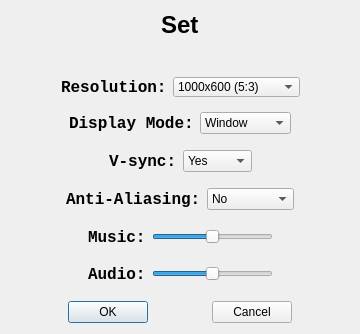
<?xml version="1.0" encoding="UTF-8"?>
<ui version="4.0">
 <class>SetDialog</class>
 <widget class="QDialog" name="SetDialog">
  <property name="geometry">
   <rect>
    <x>0</x>
    <y>0</y>
    <width>360</width>
    <height>334</height>
   </rect>
  </property>
  <property name="windowTitle">
   <string>Dialog</string>
  </property>
  <layout class="QVBoxLayout" name="verticalLayout_2">
   <item>
    <layout class="QVBoxLayout" name="verticalLayout">
     <item>
      <layout class="QHBoxLayout" name="horizontalLayout_7">
       <item>
        <spacer name="horizontalSpacer_13">
         <property name="orientation">
          <enum>Qt::Horizontal</enum>
         </property>
         <property name="sizeHint" stdset="0">
          <size>
           <width>40</width>
           <height>20</height>
          </size>
         </property>
        </spacer>
       </item>
       <item>
        <widget class="QLabel" name="label">
         <property name="font">
          <font>
           <family>Arial</family>
           <pointsize>18</pointsize>
           <weight>75</weight>
           <bold>true</bold>
          </font>
         </property>
         <property name="text">
          <string>Set</string>
         </property>
        </widget>
       </item>
       <item>
        <spacer name="horizontalSpacer_14">
         <property name="orientation">
          <enum>Qt::Horizontal</enum>
         </property>
         <property name="sizeHint" stdset="0">
          <size>
           <width>40</width>
           <height>20</height>
          </size>
         </property>
        </spacer>
       </item>
      </layout>
     </item>
     <item>
      <spacer name="verticalSpacer">
       <property name="orientation">
        <enum>Qt::Vertical</enum>
       </property>
       <property name="sizeHint" stdset="0">
        <size>
         <width>20</width>
         <height>40</height>
        </size>
       </property>
      </spacer>
     </item>
     <item>
      <layout class="QHBoxLayout" name="horizontalLayout">
       <item>
        <spacer name="horizontalSpacer">
         <property name="orientation">
          <enum>Qt::Horizontal</enum>
         </property>
         <property name="sizeHint" stdset="0">
          <size>
           <width>40</width>
           <height>20</height>
          </size>
         </property>
        </spacer>
       </item>
       <item>
        <widget class="QLabel" name="label_2">
         <property name="font">
          <font>
           <family>Consolas</family>
           <pointsize>12</pointsize>
           <weight>75</weight>
           <bold>true</bold>
          </font>
         </property>
         <property name="text">
          <string>Resolution:</string>
         </property>
        </widget>
       </item>
       <item>
        <widget class="QComboBox" name="resolutionComboBox">
         <property name="minimumSize">
          <size>
           <width>121</width>
           <height>20</height>
          </size>
         </property>
         <item>
          <property name="text">
           <string>1000x600 (5:3)</string>
          </property>
         </item>
         <item>
          <property name="text">
           <string>640x480 (4:3)</string>
          </property>
         </item>
         <item>
          <property name="text">
           <string>800x600 (4:3)</string>
          </property>
         </item>
         <item>
          <property name="text">
           <string>1024x768 (4:3)</string>
          </property>
         </item>
         <item>
          <property name="text">
           <string>1280x720 (16:9)</string>
          </property>
         </item>
         <item>
          <property name="text">
           <string>1366x768 (16:9)</string>
          </property>
         </item>
         <item>
          <property name="text">
           <string>1440x900 (16:10)</string>
          </property>
         </item>
         <item>
          <property name="text">
           <string>1920x1080 (16:9)</string>
          </property>
         </item>
        </widget>
       </item>
       <item>
        <spacer name="horizontalSpacer_2">
         <property name="orientation">
          <enum>Qt::Horizontal</enum>
         </property>
         <property name="sizeHint" stdset="0">
          <size>
           <width>40</width>
           <height>20</height>
          </size>
         </property>
        </spacer>
       </item>
      </layout>
     </item>
     <item>
      <spacer name="verticalSpacer_2">
       <property name="orientation">
        <enum>Qt::Vertical</enum>
       </property>
       <property name="sizeHint" stdset="0">
        <size>
         <width>20</width>
         <height>18</height>
        </size>
       </property>
      </spacer>
     </item>
     <item>
      <layout class="QHBoxLayout" name="horizontalLayout_2">
       <item>
        <spacer name="horizontalSpacer_3">
         <property name="orientation">
          <enum>Qt::Horizontal</enum>
         </property>
         <property name="sizeHint" stdset="0">
          <size>
           <width>40</width>
           <height>20</height>
          </size>
         </property>
        </spacer>
       </item>
       <item>
        <widget class="QLabel" name="label_3">
         <property name="font">
          <font>
           <family>Consolas</family>
           <pointsize>12</pointsize>
           <weight>75</weight>
           <bold>true</bold>
          </font>
         </property>
         <property name="text">
          <string>Display Mode:</string>
         </property>
        </widget>
       </item>
       <item>
        <widget class="QComboBox" name="displayModeComboBox">
         <property name="minimumSize">
          <size>
           <width>91</width>
           <height>22</height>
          </size>
         </property>
         <item>
          <property name="text">
           <string>Window</string>
          </property>
         </item>
         <item>
          <property name="text">
           <string>FullScreen</string>
          </property>
         </item>
        </widget>
       </item>
       <item>
        <spacer name="horizontalSpacer_4">
         <property name="orientation">
          <enum>Qt::Horizontal</enum>
         </property>
         <property name="sizeHint" stdset="0">
          <size>
           <width>40</width>
           <height>20</height>
          </size>
         </property>
        </spacer>
       </item>
      </layout>
     </item>
     <item>
      <spacer name="verticalSpacer_3">
       <property name="orientation">
        <enum>Qt::Vertical</enum>
       </property>
       <property name="sizeHint" stdset="0">
        <size>
         <width>20</width>
         <height>18</height>
        </size>
       </property>
      </spacer>
     </item>
     <item>
      <layout class="QHBoxLayout" name="horizontalLayout_3">
       <item>
        <spacer name="horizontalSpacer_5">
         <property name="orientation">
          <enum>Qt::Horizontal</enum>
         </property>
         <property name="sizeHint" stdset="0">
          <size>
           <width>40</width>
           <height>20</height>
          </size>
         </property>
        </spacer>
       </item>
       <item>
        <widget class="QLabel" name="label_4">
         <property name="font">
          <font>
           <family>Consolas</family>
           <pointsize>12</pointsize>
           <weight>75</weight>
           <bold>true</bold>
          </font>
         </property>
         <property name="text">
          <string>V-sync:</string>
         </property>
        </widget>
       </item>
       <item>
        <widget class="QComboBox" name="vsyncComboBox">
         <property name="minimumSize">
          <size>
           <width>69</width>
           <height>22</height>
          </size>
         </property>
         <item>
          <property name="text">
           <string>Yes</string>
          </property>
         </item>
         <item>
          <property name="text">
           <string>No</string>
          </property>
         </item>
        </widget>
       </item>
       <item>
        <spacer name="horizontalSpacer_6">
         <property name="orientation">
          <enum>Qt::Horizontal</enum>
         </property>
         <property name="sizeHint" stdset="0">
          <size>
           <width>40</width>
           <height>20</height>
          </size>
         </property>
        </spacer>
       </item>
      </layout>
     </item>
     <item>
      <spacer name="verticalSpacer_4">
       <property name="orientation">
        <enum>Qt::Vertical</enum>
       </property>
       <property name="sizeHint" stdset="0">
        <size>
         <width>20</width>
         <height>18</height>
        </size>
       </property>
      </spacer>
     </item>
     <item>
      <layout class="QHBoxLayout" name="horizontalLayout_4">
       <item>
        <spacer name="horizontalSpacer_7">
         <property name="orientation">
          <enum>Qt::Horizontal</enum>
         </property>
         <property name="sizeHint" stdset="0">
          <size>
           <width>40</width>
           <height>20</height>
          </size>
         </property>
        </spacer>
       </item>
       <item>
        <widget class="QLabel" name="label_5">
         <property name="font">
          <font>
           <family>Consolas</family>
           <pointsize>12</pointsize>
           <weight>75</weight>
           <bold>true</bold>
          </font>
         </property>
         <property name="text">
          <string>Anti-Aliasing:</string>
         </property>
        </widget>
       </item>
       <item>
        <widget class="QComboBox" name="aaComboBox">
         <property name="minimumSize">
          <size>
           <width>69</width>
           <height>22</height>
          </size>
         </property>
         <item>
          <property name="text">
           <string>No</string>
          </property>
         </item>
         <item>
          <property name="text">
           <string>2x MSAA</string>
          </property>
         </item>
         <item>
          <property name="text">
           <string>4x MSAA</string>
          </property>
         </item>
         <item>
          <property name="text">
           <string>8x MSAA</string>
          </property>
         </item>
         <item>
          <property name="text">
           <string>16x MSAA</string>
          </property>
         </item>
        </widget>
       </item>
       <item>
        <spacer name="horizontalSpacer_8">
         <property name="orientation">
          <enum>Qt::Horizontal</enum>
         </property>
         <property name="sizeHint" stdset="0">
          <size>
           <width>40</width>
           <height>20</height>
          </size>
         </property>
        </spacer>
       </item>
      </layout>
     </item>
     <item>
      <spacer name="verticalSpacer_5">
       <property name="orientation">
        <enum>Qt::Vertical</enum>
       </property>
       <property name="sizeHint" stdset="0">
        <size>
         <width>20</width>
         <height>18</height>
        </size>
       </property>
      </spacer>
     </item>
     <item>
      <layout class="QHBoxLayout" name="horizontalLayout_5">
       <item>
        <spacer name="horizontalSpacer_9">
         <property name="orientation">
          <enum>Qt::Horizontal</enum>
         </property>
         <property name="sizeHint" stdset="0">
          <size>
           <width>40</width>
           <height>20</height>
          </size>
         </property>
        </spacer>
       </item>
       <item>
        <widget class="QLabel" name="label_6">
         <property name="font">
          <font>
           <family>Consolas</family>
           <pointsize>12</pointsize>
           <weight>75</weight>
           <bold>true</bold>
          </font>
         </property>
         <property name="text">
          <string>Music:</string>
         </property>
        </widget>
       </item>
       <item>
        <widget class="QSlider" name="musicHorizontalSlider">
         <property name="minimumSize">
          <size>
           <width>121</width>
           <height>22</height>
          </size>
         </property>
         <property name="maximum">
          <number>100</number>
         </property>
         <property name="value">
          <number>50</number>
         </property>
         <property name="orientation">
          <enum>Qt::Horizontal</enum>
         </property>
        </widget>
       </item>
       <item>
        <spacer name="horizontalSpacer_10">
         <property name="orientation">
          <enum>Qt::Horizontal</enum>
         </property>
         <property name="sizeHint" stdset="0">
          <size>
           <width>40</width>
           <height>20</height>
          </size>
         </property>
        </spacer>
       </item>
      </layout>
     </item>
     <item>
      <spacer name="verticalSpacer_6">
       <property name="orientation">
        <enum>Qt::Vertical</enum>
       </property>
       <property name="sizeHint" stdset="0">
        <size>
         <width>20</width>
         <height>18</height>
        </size>
       </property>
      </spacer>
     </item>
     <item>
      <layout class="QHBoxLayout" name="horizontalLayout_6">
       <item>
        <spacer name="horizontalSpacer_11">
         <property name="orientation">
          <enum>Qt::Horizontal</enum>
         </property>
         <property name="sizeHint" stdset="0">
          <size>
           <width>40</width>
           <height>20</height>
          </size>
         </property>
        </spacer>
       </item>
       <item>
        <widget class="QLabel" name="label_7">
         <property name="font">
          <font>
           <family>Consolas</family>
           <pointsize>12</pointsize>
           <weight>75</weight>
           <bold>true</bold>
          </font>
         </property>
         <property name="text">
          <string>Audio:</string>
         </property>
        </widget>
       </item>
       <item>
        <widget class="QSlider" name="audioHorizontalSlider">
         <property name="minimumSize">
          <size>
           <width>121</width>
           <height>22</height>
          </size>
         </property>
         <property name="maximum">
          <number>100</number>
         </property>
         <property name="value">
          <number>50</number>
         </property>
         <property name="orientation">
          <enum>Qt::Horizontal</enum>
         </property>
        </widget>
       </item>
       <item>
        <spacer name="horizontalSpacer_12">
         <property name="orientation">
          <enum>Qt::Horizontal</enum>
         </property>
         <property name="sizeHint" stdset="0">
          <size>
           <width>40</width>
           <height>20</height>
          </size>
         </property>
        </spacer>
       </item>
      </layout>
     </item>
     <item>
      <spacer name="verticalSpacer_7">
       <property name="orientation">
        <enum>Qt::Vertical</enum>
       </property>
       <property name="sizeHint" stdset="0">
        <size>
         <width>20</width>
         <height>18</height>
        </size>
       </property>
      </spacer>
     </item>
     <item>
      <layout class="QHBoxLayout" name="horizontalLayout_8">
       <item>
        <spacer name="horizontalSpacer_15">
         <property name="orientation">
          <enum>Qt::Horizontal</enum>
         </property>
         <property name="sizeHint" stdset="0">
          <size>
           <width>40</width>
           <height>20</height>
          </size>
         </property>
        </spacer>
       </item>
       <item>
        <widget class="QPushButton" name="okBtn">
         <property name="text">
          <string>OK</string>
         </property>
        </widget>
       </item>
       <item>
        <spacer name="horizontalSpacer_16">
         <property name="orientation">
          <enum>Qt::Horizontal</enum>
         </property>
         <property name="sizeHint" stdset="0">
          <size>
           <width>40</width>
           <height>20</height>
          </size>
         </property>
        </spacer>
       </item>
       <item>
        <widget class="QPushButton" name="cancelBtn">
         <property name="text">
          <string>Cancel</string>
         </property>
        </widget>
       </item>
       <item>
        <spacer name="horizontalSpacer_17">
         <property name="orientation">
          <enum>Qt::Horizontal</enum>
         </property>
         <property name="sizeHint" stdset="0">
          <size>
           <width>40</width>
           <height>20</height>
          </size>
         </property>
        </spacer>
       </item>
      </layout>
     </item>
    </layout>
   </item>
  </layout>
 </widget>
 <resources/>
 <connections/>
</ui>
